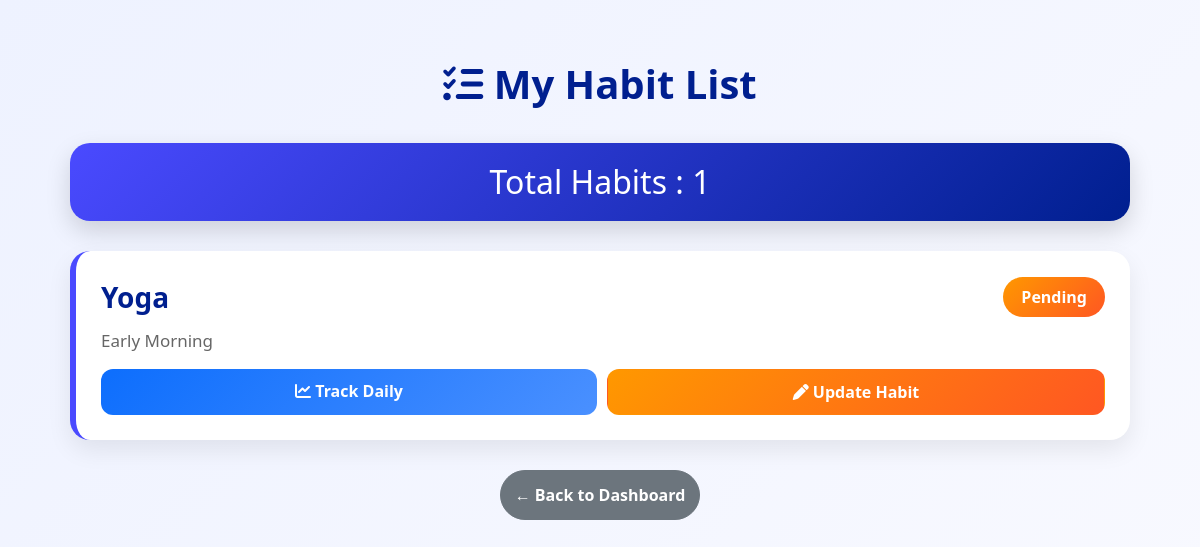
The page /habit-list/ (signed in) on the database as committed earlier.
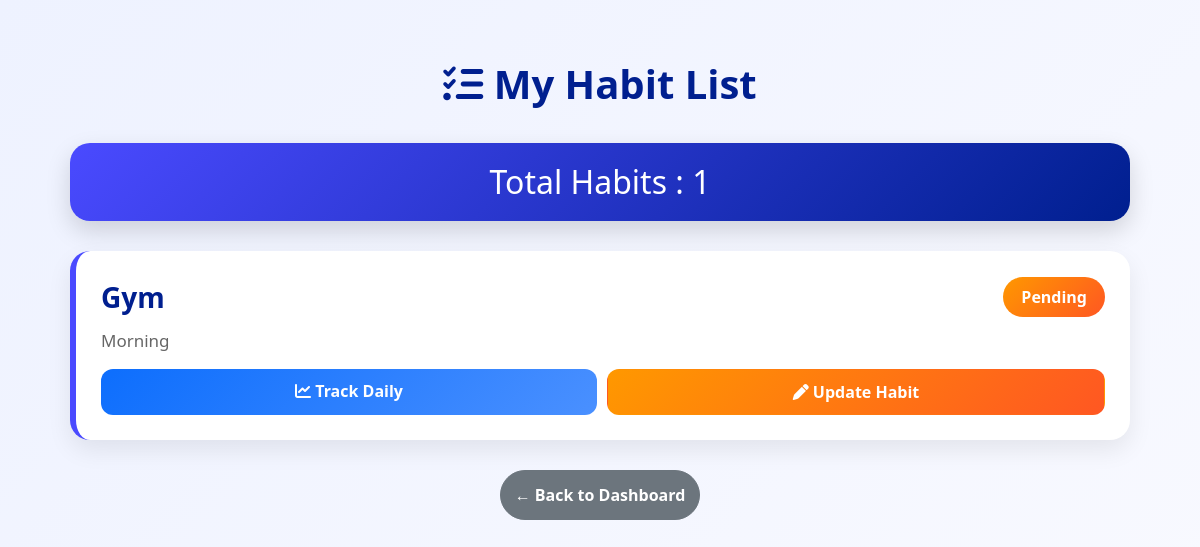
The same page on the database as committed later.
### habits/models.py (models this page shows, shortened)
class Habit(models.Model):
    user = models.ForeignKey(
        User,
        on_delete=models.CASCADE
    )
    name = models.CharField(
        max_length=200
    )
    description = models.TextField(
        blank=True
    )
    category = models.CharField(
    max_length=50,
    default="Health"
    )
    frequency = models.CharField(
    max_length=20,
    default="Daily"
    )
    reminder_time = models.TimeField(
    null=True,
    blank=True
    )
    status = models.CharField(
        max_length=20,
        choices=[
            ('Pending', 'Pending'),
            ('Completed', 'Completed'),
        ],
        default='Pending'
    )
    start_date = models.DateField()
    end_date = models.DateField( null=True,
    blank=True)

### habits/views.py (the view)
@login_required
def habit_list(request):
    habits = Habit.objects.filter(
    user=request.user
)
    context = {
        'habits': habits
    }
    return render(
        request,
        'habits/habit_list.html',
        context
    )

### habits/templates/habits/habit_list.html (shortened to what this page needs)
{% load static %}
<!DOCTYPE html>
<html lang="en">
<head>
<link href="https://cdn.jsdelivr.net/npm/bootstrap@5.3.0/dist/css/bootstrap.min.css" rel="stylesheet">
<link rel="stylesheet"
href="https://cdnjs.cloudflare.com/ajax/libs/font-awesome/6.5.1/css/all.min.css">
</head>
<body>
<div class="main-box">
    <h1 class="page-title">
        <i class="fas fa-list-check"></i>
        My Habit List
    </h1>
    <div class="total-box">
        <h2>Total Habits : {{ habits|length }}</h2>
    </div>
    {% for habit in habits %}
    <div class="habit-card">
        <div class="habit-header">
            <div class="habit-name">
                {{ habit.name }}
            </div>
            {% if habit.status == "Completed" %}
                <span class="status completed">
                    Completed
                </span>
            {% else %}
                <span class="status pending">
                    Pending
                </span>
            {% endif %}
        </div>
        <div class="habit-desc">
            {{ habit.description }}
        </div>
        <div class="card-footer-box">
            <a href="{% url 'habit_detail' habit.id %}"
               class="btn btn-track">
               <i class="fas fa-chart-line"></i>
               Track Daily
            </a>
            <a href="{% url 'habit_edits' habit.id %}"
                   class="btn btn-update">
                <i class="fas fa-pen"></i>
                Update Habit
            </a>
        </div>
    </div>
    {% endfor %}
    <a href="{% url 'dashboard' %}"
       class="btn btn-secondary back-btn">
       ← Back to Dashboard
    </a>
</div>
</body>
</html>

Rows that differ between the two databases and show on the page:
removed Habit: name "Yoga", status "Pending", description "Early Morning"
added Habit: name "Gym", status "Pending", description "Morning"
